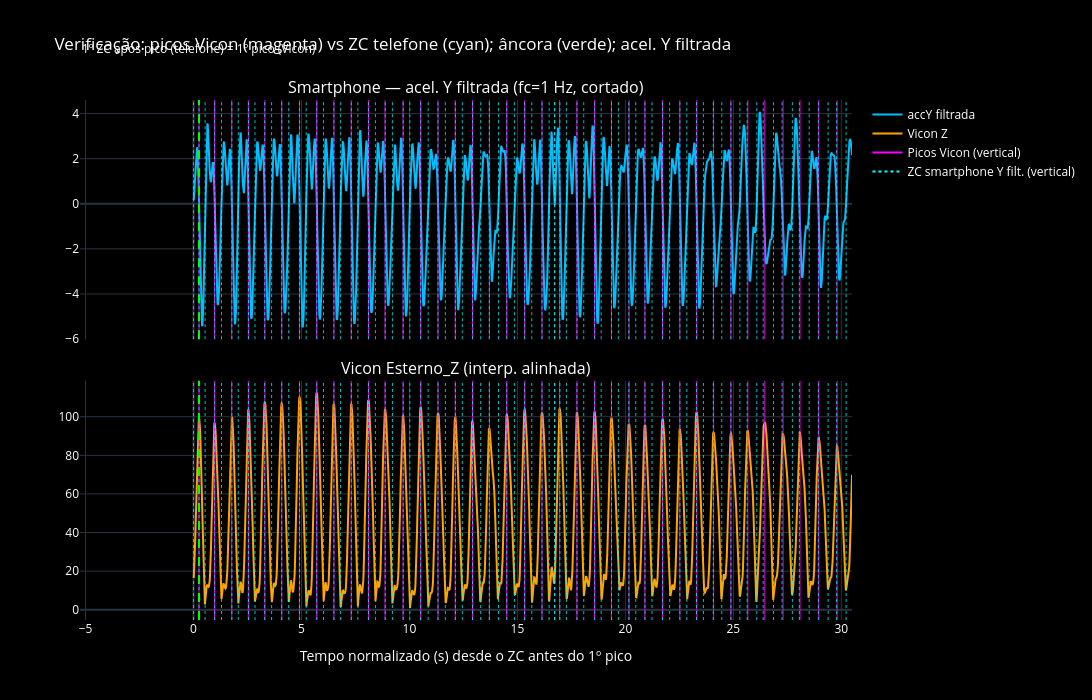

The notebook cell saved with this chart:
### Code cell
# =====================================================
# 11. Exportar para Excel (1 arquivo): tempo normalizado + 6 smartphone + 1 vicon
# =====================================================
from scipy.interpolate import interp1d
from scipy.signal import find_peaks

# Tempo base do arquivo = tempo do smartphone no corte (absoluto)
t_sp_abs = np.asarray(tempo_sp_abs_c, dtype=float)

# Interpolar Vicon no tempo do smartphone.
# Importante: usar o Vicon COMPLETO para evitar NaN caso o corte do Vicon
# esteja em uma janela de tempo diferente do corte do smartphone.
vicon_t_full = np.asarray(New_Time_vc, dtype=float)
vicon_y_full = np.asarray(Signal_interpolated_vc, dtype=float)

# Normalizar Vicon: menor valor = 0 (mm)
vicon_y_full = vicon_y_full - np.nanmin(vicon_y_full)

def _interp_vicon(vt, vy, xq):
    f = interp1d(
        np.asarray(vt, dtype=float),
        np.asarray(vy, dtype=float),
        kind="linear",
        bounds_error=False,
        fill_value=np.nan,
    )
    return f(np.asarray(xq, dtype=float))

# Alinhamento: 1º ZC após o 1º pico (smartphone) = 1º pico (Vicon)
# Mesmo instante físico: t_vc = t_sp + (t_pico1_vc - t_zc_apos_pico_sp)
align_shift = float(t_pico1_vc - t_zc_apos_pico_sp)
peak_extra_sp = 0.0  # correção do mapeamento t_vc→t_sp se usar fallback abaixo
viconZ_on_sp = _interp_vicon(vicon_t_full, vicon_y_full, t_sp_abs + align_shift)
print(f"Alinhamento Vicon↔telefone | shift na interpolação: {align_shift:.3f} s")

# Se ficar majoritariamente NaN, segunda tentativa: corrigir relógio entre inícios de corte
if np.mean(np.isnan(viconZ_on_sp)) > 0.5:
    offset_inicio = float(t_inicio_vc - t_inicio_sp)
    t_query = t_sp_abs + align_shift - offset_inicio
    viconZ_on_sp = _interp_vicon(vicon_t_full, vicon_y_full, t_query)
    peak_extra_sp = offset_inicio
    print(f"[aviso] Vicon fora da janela; amostragem com correção de relógio {offset_inicio:.3f} s")

# --- Gráfico de verificação do alinhamento (antes do Excel) ---
t_norm = np.asarray(df_sp_cortado["tempo_norm_s"], dtype=float)
x_alinha = float(t_zc_apos_pico_sp - t_inicio_sp)

# Mesmo recorte do smartphone, mas acel. Y filtrada (fc = 1 Hz), como na detecção de picos
_t_sp_axis = np.asarray(New_Time_accY_sp, dtype=float)
_mask_sp_plot = (_t_sp_axis >= float(t_inicio_sp)) & (_t_sp_axis <= float(t_fim_sp))
accY_filt_cortado = np.asarray(Signal_filtered_accY_sp, dtype=float)[_mask_sp_plot]
if accY_filt_cortado.shape[0] != t_norm.shape[0]:
    raise ValueError("Comprimento accY filtrada ≠ tempo normalizado no gráfico de alinhamento.")

fig_alinha = make_subplots(
    rows=2, cols=1, shared_xaxes=True,
    vertical_spacing=0.08,
    subplot_titles=("Smartphone — acel. Y filtrada (fc=1 Hz, cortado)", "Vicon Esterno_Z (interp. alinhada)"),
)
fig_alinha.add_trace(
    go.Scatter(x=t_norm, y=accY_filt_cortado, name="accY filtrada", line=dict(color="deepskyblue")),
    row=1, col=1,
)
fig_alinha.add_trace(
    go.Scatter(x=t_norm, y=viconZ_on_sp, name="Vicon Z", line=dict(color="orange")),
    row=2, col=1,
)

# Picos do Vicon (mesmo limiar do bloco Vicon) → tempo normalizado no eixo do telefone
_alt_vc = 30.0
_picos_vc_idx, _ = find_peaks(np.asarray(vicon_y_full, dtype=float), height=_alt_vc)
_t0_sp, _tf_sp = float(t_inicio_sp), float(t_fim_sp)
_xmax = float(t_norm[-1]) if t_norm.size else 0.0

def _xnorm_from_tvc(t_vc):
    return float(t_vc) - align_shift + peak_extra_sp - _t0_sp

for _pi in _picos_vc_idx:
    _xn = _xnorm_from_tvc(vicon_t_full[_pi])
    if -0.05 <= _xn <= _xmax + 0.05:
        for _ri in (1, 2):
            fig_alinha.add_vline(
                x=_xn, line_color="magenta", line_width=1, opacity=0.85,
                row=_ri, col=1,
            )

# Zero crossings da acel. Y filtrada (eixo completo), projetados no tempo normalizado do corte
_sfil = np.asarray(Signal_filtered_accY_sp, dtype=float)
_tfil = np.asarray(New_Time_accY_sp, dtype=float)
_zci = np.where(np.diff(np.sign(_sfil)))[0]
_zc_t_list = []
for _i in _zci:
    _x1, _x2 = _tfil[_i], _tfil[_i + 1]
    _y1, _y2 = _sfil[_i], _sfil[_i + 1]
    if (_y2 - _y1) != 0:
        _zc_t_list.append(float(_x1 - _y1 * (_x2 - _x1) / (_y2 - _y1)))
for _tzc in _zc_t_list:
    if _t0_sp <= _tzc <= _tf_sp:
        _xn = _tzc - _t0_sp
        for _ri in (1, 2):
            fig_alinha.add_vline(
                x=_xn, line_dash="dot", line_color="cyan", line_width=1, opacity=0.75,
                row=_ri, col=1,
            )

for ri in (1, 2):
    fig_alinha.add_vline(
        x=x_alinha, line_dash="dash", line_color="lime", line_width=2,
        row=ri, col=1,
    )
fig_alinha.add_trace(
    go.Scatter(x=[None], y=[None], mode="lines", name="Picos Vicon (vertical)", line=dict(color="magenta", width=2)),
    row=1, col=1,
)
fig_alinha.add_trace(
    go.Scatter(x=[None], y=[None], mode="lines", name="ZC smartphone Y filt. (vertical)", line=dict(color="cyan", width=2, dash="dot")),
    row=1, col=1,
)
fig_alinha.add_annotation(
    x=x_alinha, yref="paper", y=1.12, showarrow=False,
    text="1º ZC após pico (telefone) = 1º pico (Vicon)",
    font=dict(color="white", size=12),
)
fig_alinha.update_layout(
    title="Verificação: picos Vicon (magenta) vs ZC telefone (cyan); âncora (verde); acel. Y filtrada",
    template="plotly_dark", height=700, width=1500,
    plot_bgcolor="black", paper_bgcolor="black", font=dict(color="white"),
)
fig_alinha.update_xaxes(title_text="Tempo normalizado (s) desde o ZC antes do 1º pico", row=2, col=1)
fig_alinha.show()

df_export = df_sp_cortado.copy()
df_export["vicon_esternoZ_mm_norm"] = viconZ_on_sp

# Diagnóstico rápido
nan_ratio = float(np.mean(np.isnan(df_export["vicon_esternoZ_mm_norm"].to_numpy())))
print(f"Vicon no Excel | NaN ratio: {nan_ratio:.3f}")

# Salvar
out_dir = "Output_ML"
os.makedirs(out_dir, exist_ok=True)

out_path = os.path.join(out_dir, f"{sujeito}_smartphone_vicon_cortado.xlsx")

df_export.to_excel(out_path, index=False)

print(f"Arquivo salvo em: {out_path}")
print(f"Linhas: {len(df_export)} | Colunas: {len(df_export.columns)}")
